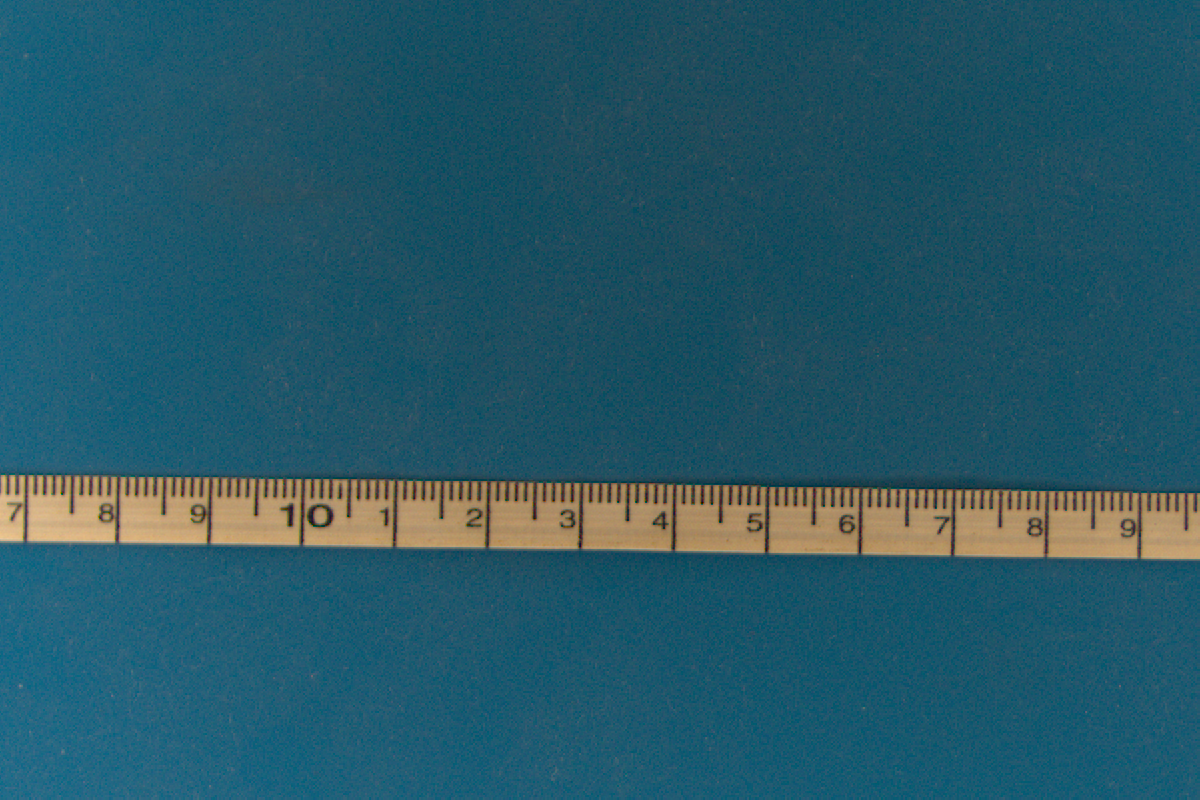
#> input picture scaling-method/bg-scale.png, 1200 x 800 px
$ python -i realtime-homography.py   (imports and definitions only)
#> lines starting #> are read from the running program, lines starting #| are printed output that depends on the picture; after the words box and inside, x2 and y2 are one past the last pixel; in counts of white or black regions, pixels touching at a corner belong together
#> further down, picture is the input picture: shape (800, 1200, 3); mean B, G, R 103.7, 88.2, 39.1
import cv2
import numpy as np
import json
from pypylon import pylon
from datetime import datetime
import time

class TnutMeasurementSystem:
    def __init__(self, homography_file='homography_calibration.json'):
        """Initialize measurement system"""
        self.H = self.load_homography(homography_file)
        self.measurements_history = []
        self.fps = 0
        self.last_time = time.time()

        # Measurement filters
        self.min_area_pixels = 100
        self.max_area_pixels = 50000

        # Ground truth for error calculation (T-nut actual dimensions)
        self.GROUND_TRUTH_WIDTH = 15.7   # mm
        self.GROUND_TRUTH_HEIGHT = 15.8  # mm

        # Colors (BGR)
        self.COLOR_PASS = (0, 255, 0)      # Green
        self.COLOR_FAIL = (0, 0, 255)      # Red
        self.COLOR_TEXT = (0, 255, 255)    # Yellow
        self.COLOR_BBOX = (255, 0, 0)      # Blue
        self.COLOR_ERROR = (0, 165, 255)   # Orange

        # Measurement stabilization (moving average filter)
        self.filter_size = 5  # Number of frames to average (adjustable 1-20)
        self.show_raw = False  # Toggle to show raw vs filtered values

        # Multi-object tracking - dictionary of buffers per object ID
        self.object_trackers = {}  # {object_id: {'width': [], 'height': [], 'area': [], 'last_seen': frame_num}}
        self.frame_count = 0
        self.max_missing_frames = 10  # Remove tracker if object missing for this many frames

        # Camera info (will be set later)
        self.camera_model = ""
        self.camera_serial = ""

        print(f"Stabilization: {self.filter_size}-frame moving average")
        print(f"Ground Truth: Width={self.GROUND_TRUTH_WIDTH}mm, Height={self.GROUND_TRUTH_HEIGHT}mm")

    def load_homography(self, json_file):
        """Load homography matrix from JSON file"""
#> called with json_file = 'homography_calibration.json'
        with open(json_file, 'r') as f:
#> (reads homography/homography_calibration.json from the repository)
            data = json.load(f)

        H = np.array(data['homography_matrix'])
        print(f"\n📐 Loaded homography matrix from '{json_file}'")
        print(f"   Marker size: {data['marker_size_mm']} mm")
        print(f"   Reprojection error: {data['reprojection_error_mean']:.6f} pixels")

        return H

    # [14 lines left out: function pixel_to_world, not called in this run]

    def preprocess_image(self, image):
        """Remove blue background and isolate objects"""
        hsv = cv2.cvtColor(image, cv2.COLOR_BGR2HSV)
#> hsv: shape (800, 1200, 3); mean H, S, V 92.1, 179.1, 109.1

        # Blue background threshold
        lower_blue = np.array([90, 50, 50])
        upper_blue = np.array([130, 255, 255])

        blue_mask = cv2.inRange(hsv, lower_blue, upper_blue)
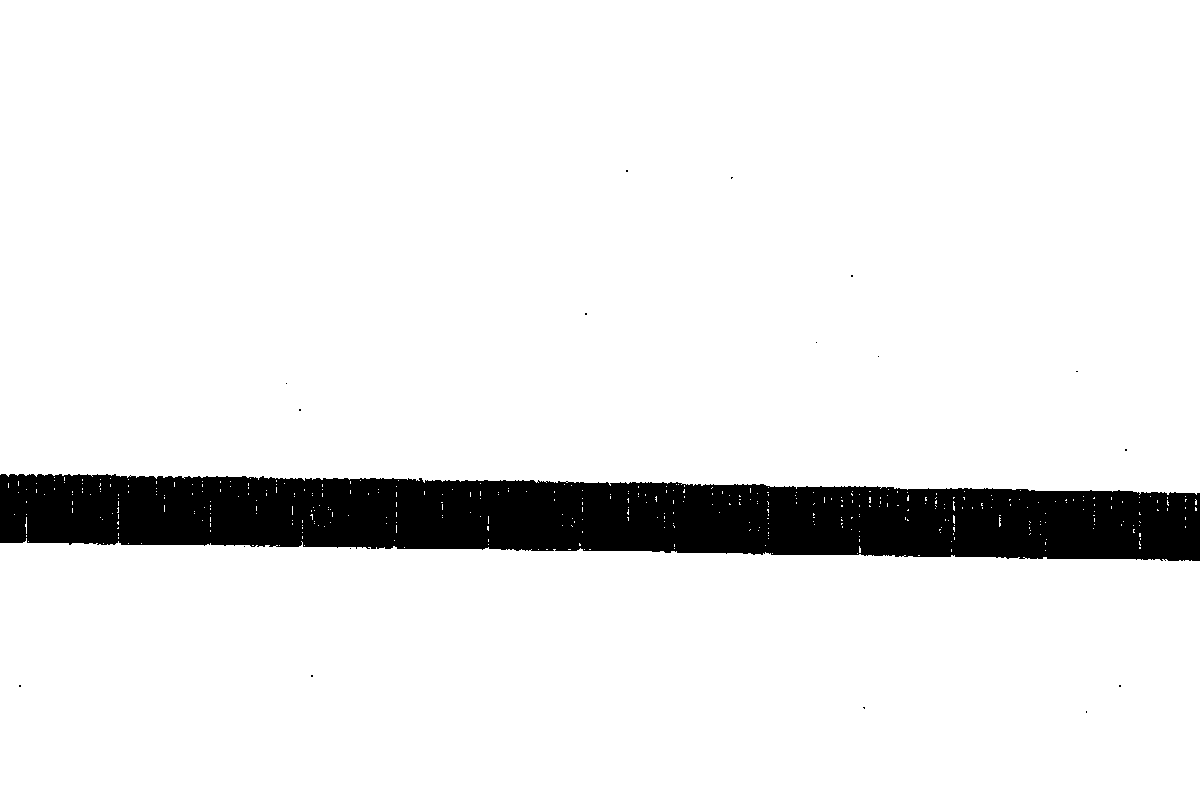
#> blue_mask: shape (800, 1200); 91.6% white; 18 black regions (17 under 20 px), largest, box (x1, y1, x2, y2) and area: (0, 474, 1200, 561) 81037
        object_mask = cv2.bitwise_not(blue_mask)

        # Clean up mask
        kernel = np.ones((5, 5), np.uint8)
        object_mask = cv2.morphologyEx(object_mask, cv2.MORPH_CLOSE, kernel)
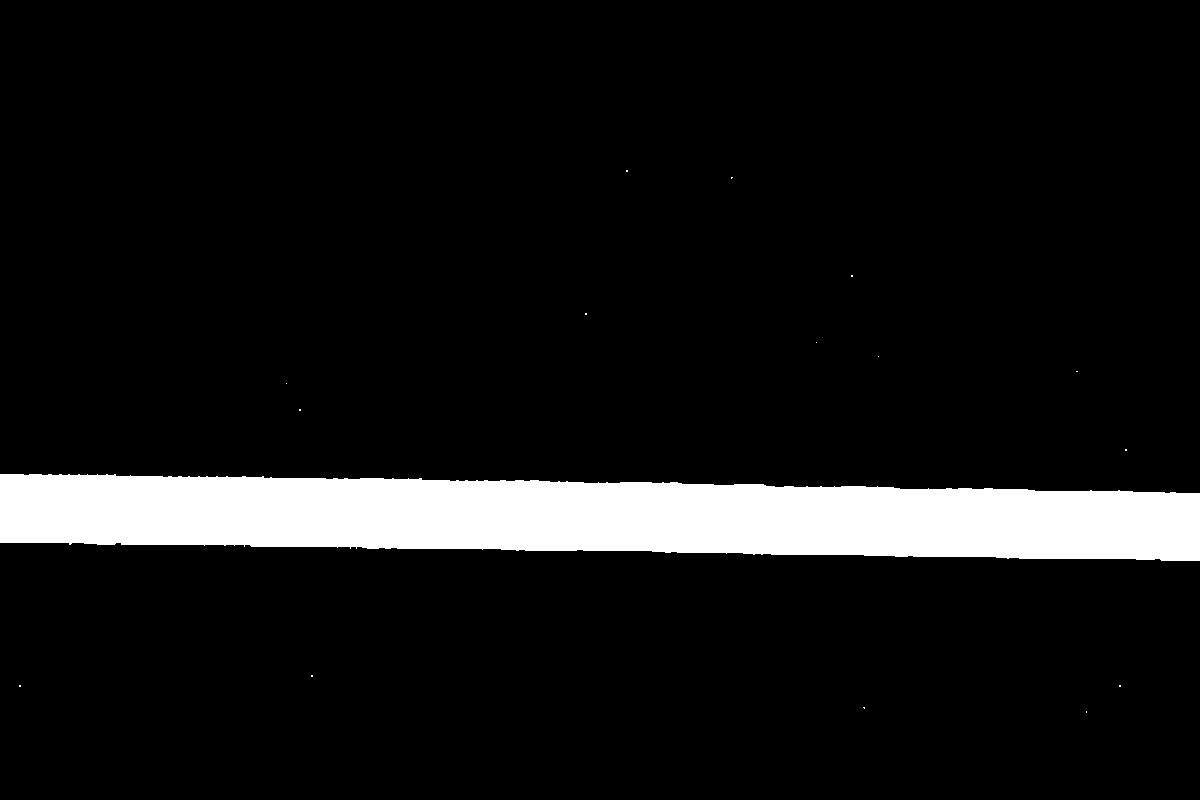
#> object_mask: shape (800, 1200); 8.6% white; 16 white regions (15 under 20 px), largest, box (x1, y1, x2, y2) and area: (0, 474, 1200, 561) 82526
        object_mask = cv2.morphologyEx(object_mask, cv2.MORPH_OPEN, kernel)
#> object_mask: shape (800, 1200); 8.6% white; 1 white region

        return object_mask

    def find_all_objects(self, mask):
        """Find all object contours"""
        contours, _ = cv2.findContours(mask, cv2.RETR_EXTERNAL, cv2.CHAIN_APPROX_SIMPLE)
#> contours = 1 contour; box (x1, y1, x2, y2) and area: (0, 474, 1200, 561) 81145
#> (the rest of the program and of its run is left out)
